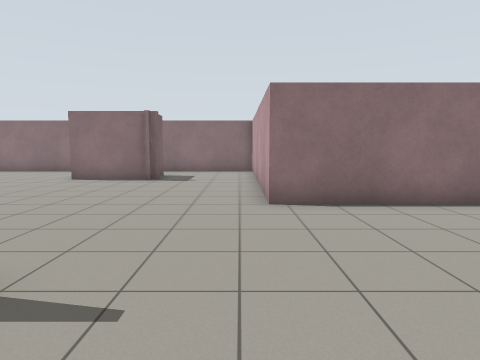
View 1 (above)

19 first-person views from a walk through a world built for the Gazebo simulator. The camera is 1.2 m above the floor, tilts 6° down and sees 75° across. The floor is counted in squares, 1 m on a side. Each view is taken from the middle of a square. On the plan, view 1 faces up. The plan holds only what a view shows up to about 13 squares ahead; the rest is blank.

View 2
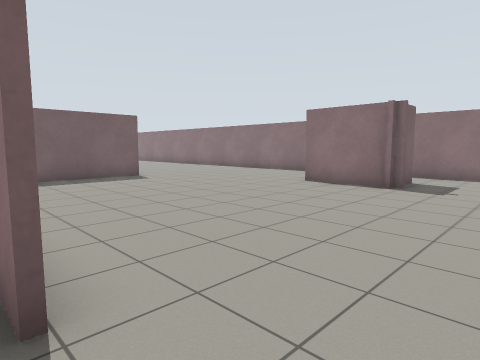

View 3
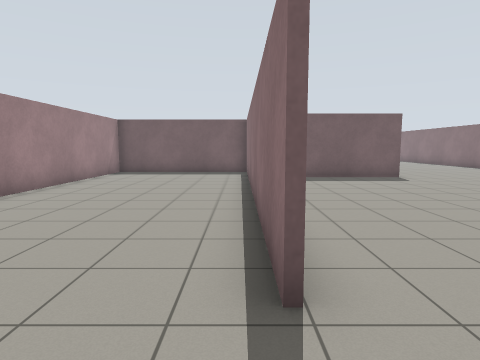

View 4
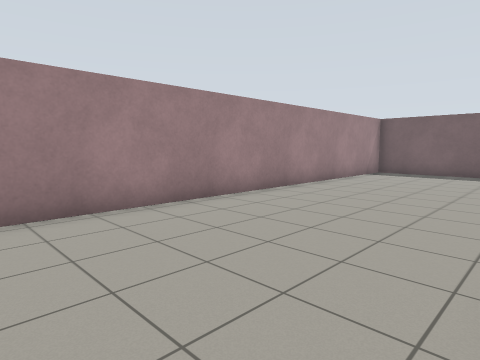

View 5
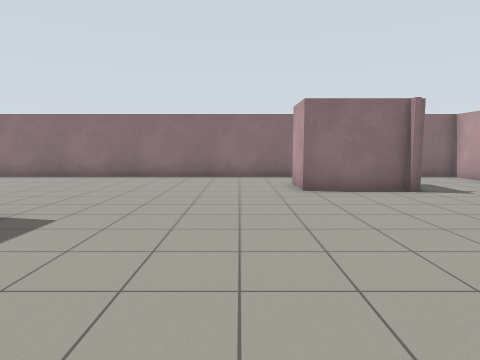

View 6
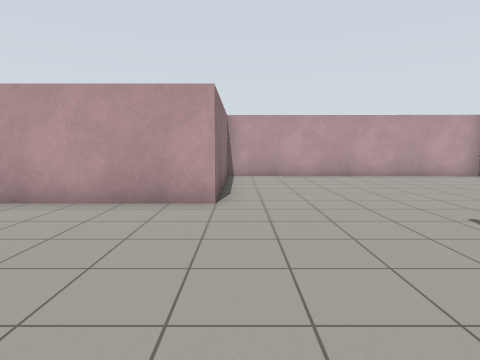

View 7
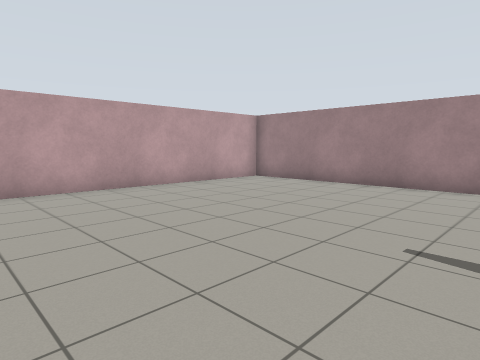

View 8
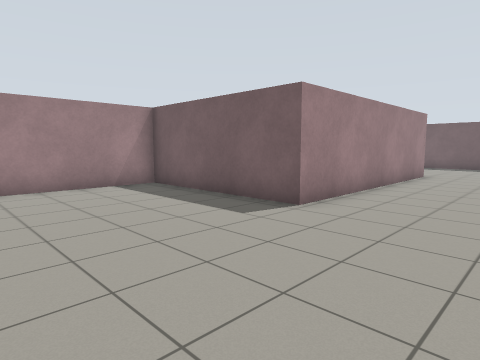

View 9
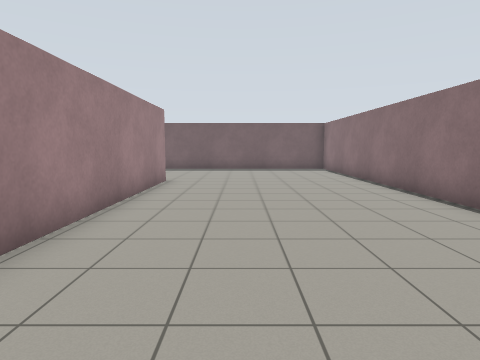

View 10
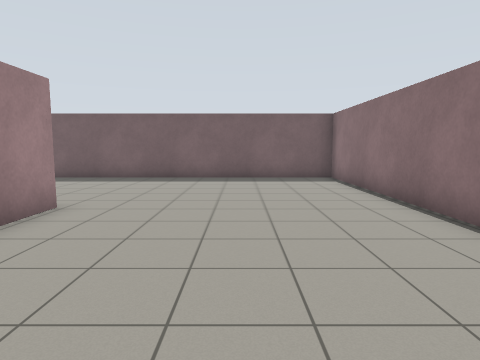

View 11
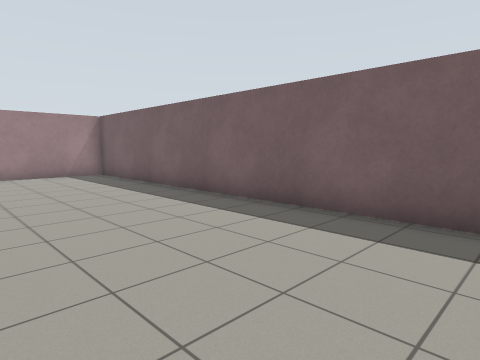

View 12
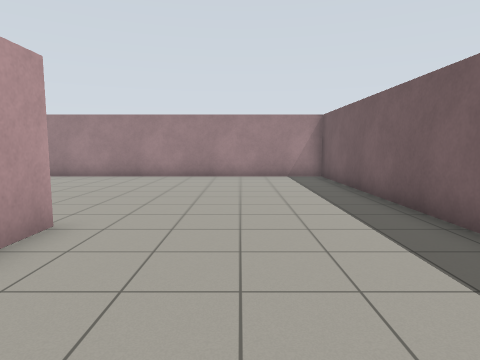

View 13
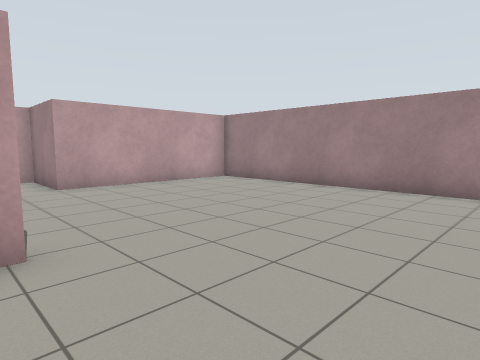

View 14
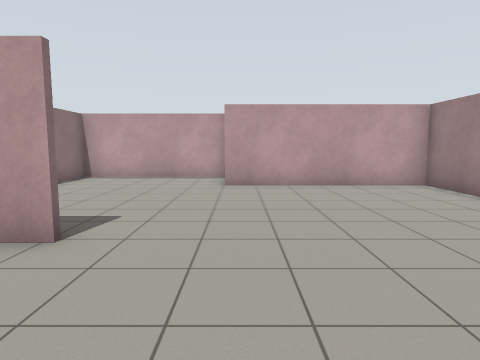

View 15
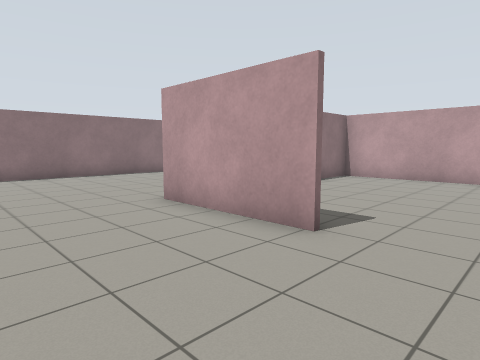

View 16
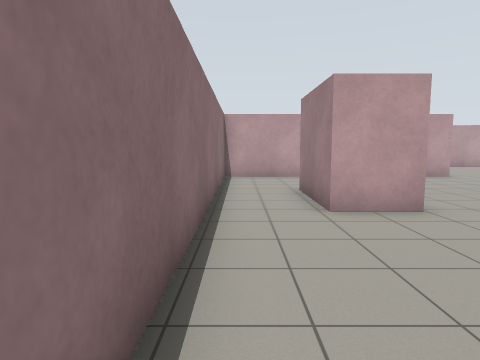

View 17
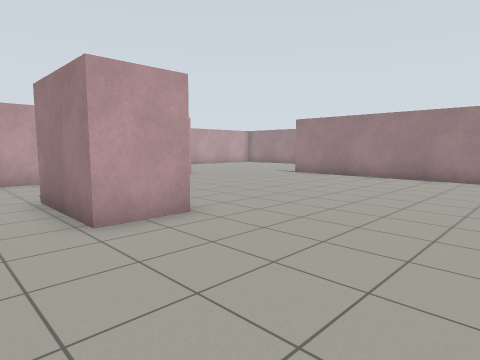

View 18
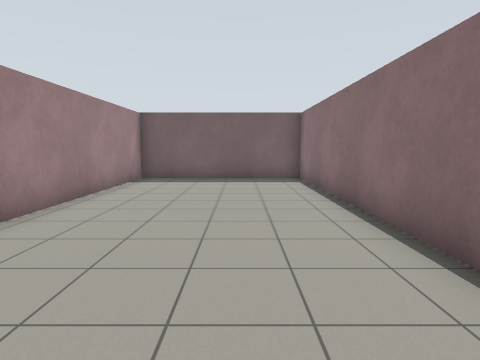

View 19
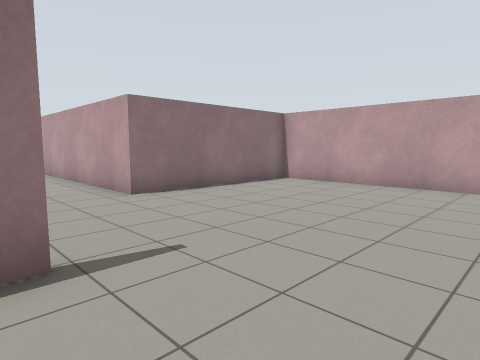

### Floor plan
Points are (right, up) in squares from view 1. A wall is a line through its corners. A room is listed if a view was taken in it or the views show most of it. See-through windows are left out.
Room 1 (views 1, 2, 3, 4, 5, 6, 7, 8, 9, 10, 11, 12, 13, 14, 15, 16, 17, 18, 19)
walls: (-12.6, 2.4) (-12.6, 8.2) (-14.5, 8.2); (-2.1, 2.3) (-15.1, 2.3) (-15.1, -3.9); (-3, 11.6) (-6.3, 11.6) (-6.3, 13.3) (-3.3, 13.3) (-3.3, 12.5); (-21.2, 4.2) (-21.2, 8.3) (-12.4, 8.3) (-12.4, 2.4); (-15.2, -3.9) (-15.2, 2.5) (-5, 2.5); (0.6, 6.5) (0.6, 15.6) (-27.3, 15.6) (-27.3, -3.8) (6.9, -3.8) (7, 6.5) (0.6, 6.5)

Where each view was taken, in squares from view 1:
view 1: 0 up, 0 right, facing up
view 2: 2 up, 0 right, facing up-left
view 3: 2 up, 0 right, facing left
view 4: 2 up, 0 right, facing down-left
view 5: 3 up, 8 left, facing up
view 6: 6 up, 6 left, facing right
view 7: 6 up, 2 left, facing down-right
view 8: 12 up, 7 left, facing down-left
view 9: 11 up, 10 left, facing left
view 10: 12 up, 15 left, facing left
view 11: 10 up, 22 left, facing down-left
view 12: 9 up, 24 left, facing down
view 13: 5 up, 25 left, facing down-right
view 14: 2 up, 25 left, facing right
view 15: 2 up, 25 left, facing up-right
view 16: 15 up, 12 left, facing right
view 17: 15 up, 11 left, facing down-right
view 18: 0 up, 3 left, facing left
view 19: 1 down, 3 left, facing up-right
